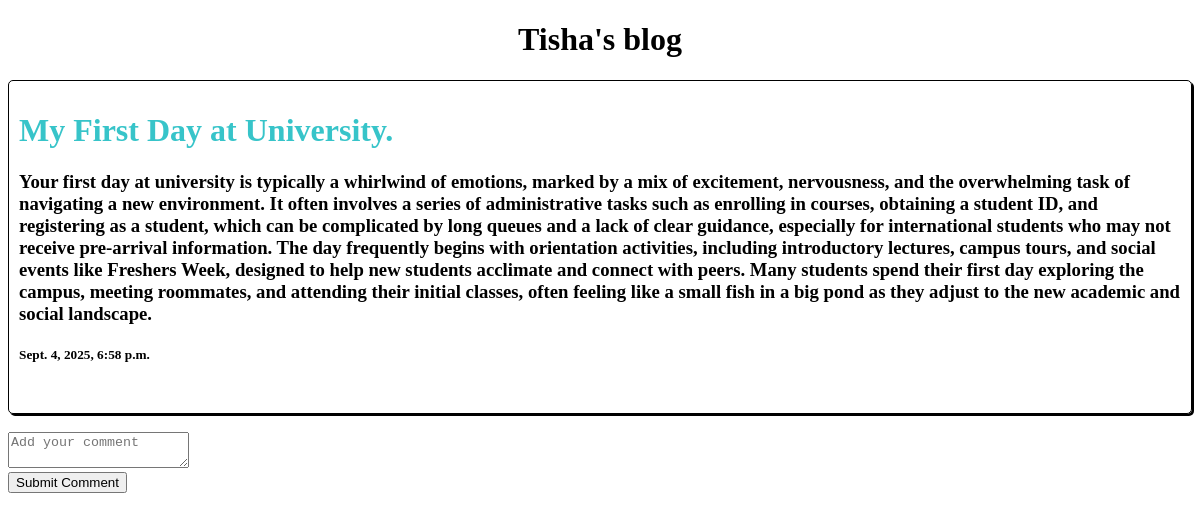
/pos/1, run on an earlier commit of the app's database.
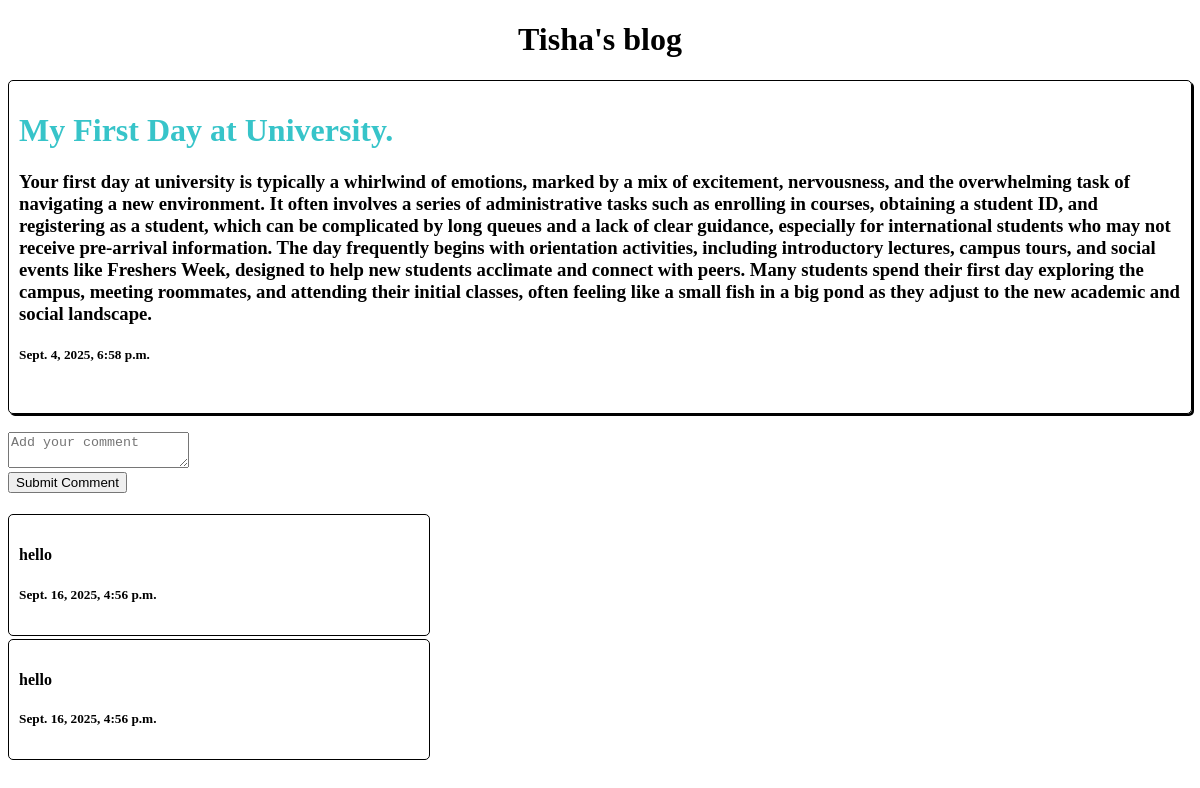
And on a later commit of the database.
### myblog/models.py (models this page shows)
class comment(models.Model):
        text = models.CharField(max_length=300)
        comment_date = models.DateTimeField(auto_now_add=True)
        pOst = models.ForeignKey(post, on_delete=models.CASCADE)

### myblog/views.py (the view)
# urls.py: path('pos/<str:pk>', views.pos, name="pos"),
def pos(request, pk):
    if request.method == 'POST':
        text = request.POST['text']
        p = post.objects.get(id=pk)
        comment.objects.create(text=text, pOst=p)
        ps = post.objects.get(id=pk)
        com = comment.objects.filter(pOst=ps)
        return render(request, 'post.html', {'p' : ps,'com' : com})
    else:
        ps = post.objects.get(id=pk)
        com = comment.objects.filter(pOst=ps)
        return render(request, 'post.html', {'p' : ps,'com' : com})

### templates/post.html (shortened to what this page needs)
<!DOCTYPE html>
<html lang="en">
<head>
</head>
<body>
    <header style="text-align: center;">
        <h1>Tisha's blog</h1>
    </header>
    <div style="border: 1px solid black; padding: 10px; border-radius: 5px; box-shadow: 2px 2px;">
        <h1 style="color:rgb(55, 196, 201) ">{{p.title}}</h1>
        <h3>{{p.body}}</h3>
        <h5>{{p.created_date}}</h5>
        <br>
    </div>
    <br>
    <form method="POST">
        <textarea name="text" placeholder="Add your comment"></textarea>
        <input type="hidden" name="post_id" value="{{ post.id }}"><br>
        <button type="submit">Submit Comment</button>
    </form>
    <br>
    {% for comment in com reversed %}
    <div style="border: 1px solid black; padding: 10px; border-radius: 5px; display: inline-block; width: 400px; margin-top: 3px;">
        <h4>{{comment.text}}</h4>
        <h5>{{comment.comment_date}}</h5>
    </div>
    <br>
    {% endfor %}
</body>
</html>

What changed in the data, as far as the page shows it:
added comment: text "hello", comment_date "Sept. 16, 2025, 4:56 p.m."
added comment: text "hello", comment_date "Sept. 16, 2025, 4:56 p.m."
